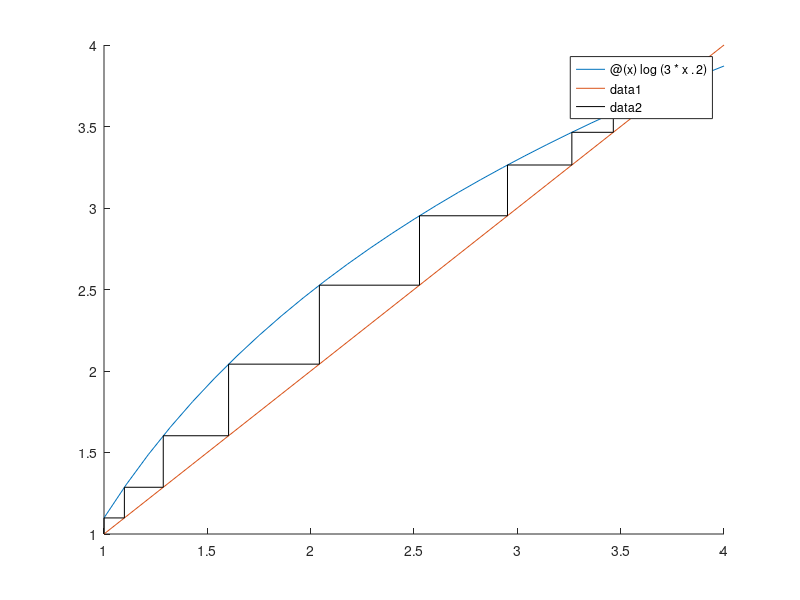
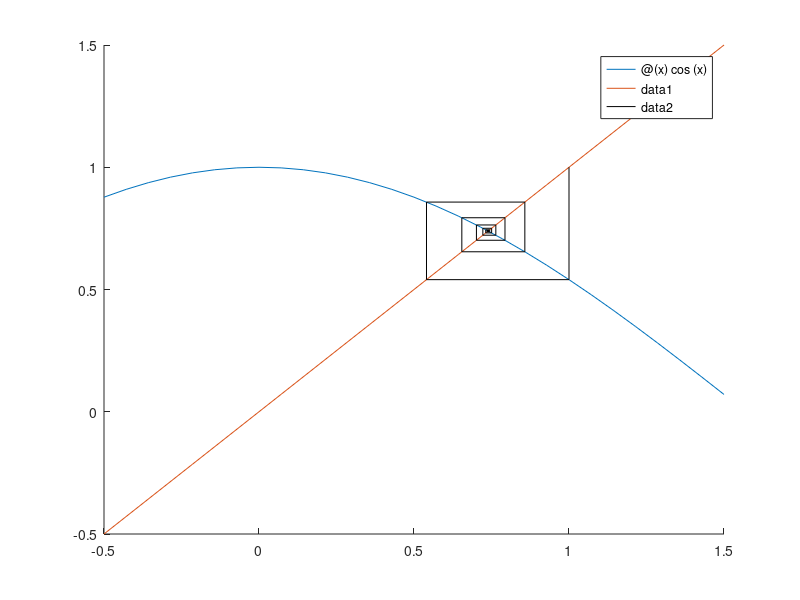

These figures' MATLAB source, in order:
clear all;
close all;

f1 = @(x) 3*x.^2 - exp(x);
f2 = @(x) x - cos(x);
g1 = @(x) log(3*x.^2);
g2 = @(x) cos(x)

x(1)=1;
i=1;
xp = [x(1)];
yp = [x(1)];
fprintf('\n\t\t TABLE \n');
fprintf('\t n \t\t x_n \t\t f(x_n)\n');
fprintf('\t %d \t\t %f \t %f\n',1,x(1),f1(x(1)));
while(abs(f1(x(i)))> 1e-3)
    i =i+1;
    x(i) = g1(x(i-1));
    fprintf('\t %d \t\t %f \t %f\n',i,x(i),f1(x(i)));
    xp=[xp x(i-1)];
    xp=[xp x(i)];
    yp=[yp x(i)];
    yp=[yp x(i)];
end

root = x(i)

hold on;
fplot(g1,[1 4]);
fplot(@(x) x,[1 4]);
plot(xp,yp,'k');
hold off

figure;
x(1)=1;
i=1;
xp = [x(1)];
yp = [x(1)];
fprintf('\n\t\t TABLE \n');
fprintf('\t n \t\t x_n \t\t f(x_n)\n');
fprintf('\t %d \t\t %f \t %f\n',1,x(1),f2(x(1)));
while(abs(f2(x(i)))> 1e-3)
    i =i+1;
    x(i) = cos(x(i-1));
    fprintf('\t %d \t\t %f \t %f\n',i,x(i),f2(x(i)));
    xp=[xp x(i-1)];
    xp=[xp x(i)];
    yp=[yp x(i)];
    yp=[yp x(i)];
end

root = x(i)

hold on;
fplot(g2,[-0.5 1.5]);
fplot(@(x) x,[-0.5 1.5]);
plot(xp,yp,'k');
hold off

